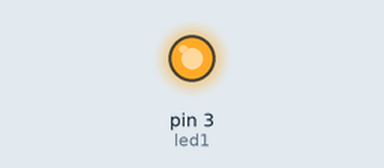
A sketch run on a simulated Arduino Uno, built with avr-gcc and run on an emulated ATmega328P. On the bench: output pins drawn as LEDs (lit = HIGH).

Above: at 0.5 s.
At 5.0 s:
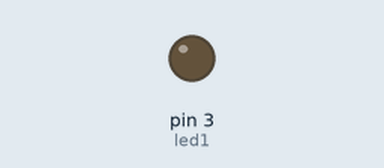
Timing chart, 0 to 6.9 s (numbered marks = the images above):
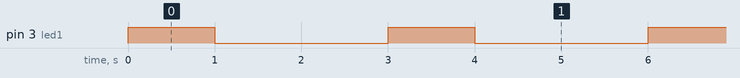

The sketch:

RGB.ino
```cpp
int led1 =3;
int led2 =5;
int led3 =6;
void setup() {
  pinMode(led1,OUTPUT);

}

void loop() {
  digitalWrite(led1,HIGH);
  digitalWrite(led2,LOW);
  digitalWrite(led3,LOW);
  delay(1000);
   digitalWrite(led1,LOW);
  digitalWrite(led2,HIGH);
  digitalWrite(led3,LOW);
  delay(1000);
    digitalWrite(led1,LOW);
  digitalWrite(led2,LOW);
  digitalWrite(led3,HIGH);
  delay(1000);
}
```

Measured:
- by itself, pin 3 (led1): alternates HIGH for 1.0 s and LOW for 2.0 s
